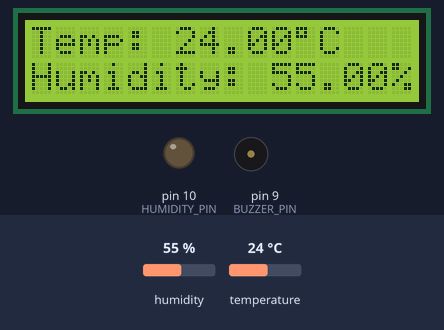
Simulated run of this sketch. Board: Arduino Uno, built with avr-gcc and run on an emulated ATmega328P. On the bench: 16×2 character LCD, output pins drawn as LEDs (lit = HIGH), buzzer (waves = sounding, pin HIGH). Inputs (shaded band) come from the test bench; at power-on: temperature 24 °C, humidity 55 %. What the sketch prints to the serial monitor is not drawn.

Above: at 1.2 s.
1.3 s: temperature set to 32 °C
At 2.7 s:
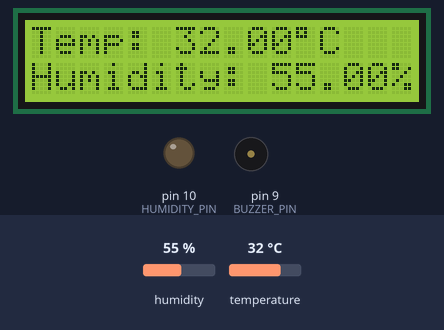
4.0 s: temperature set to 35 °C
At 4.5 s:
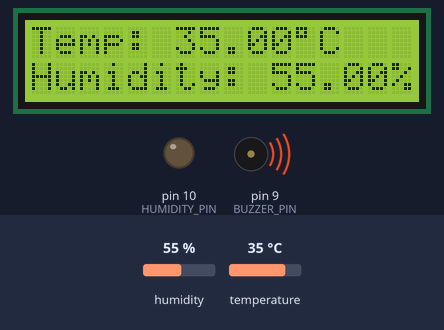
8.7 s: humidity set to 22 %
At 10.6 s:
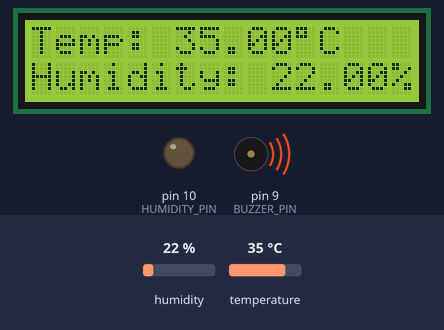
11.7 s: humidity set to 40 %
At 12.7 s:
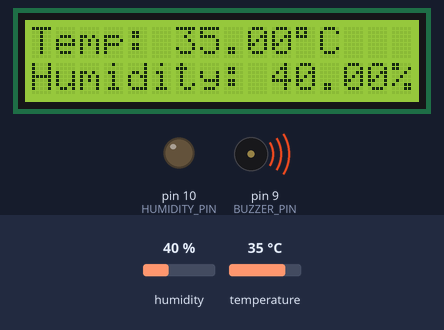
14.4 s: temperature set to 12 °C
At 17.2 s:
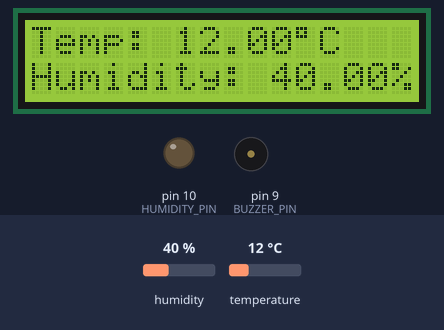
Timing chart, 0 to 18.7 s (numbered marks = the images above; inputs shaded):
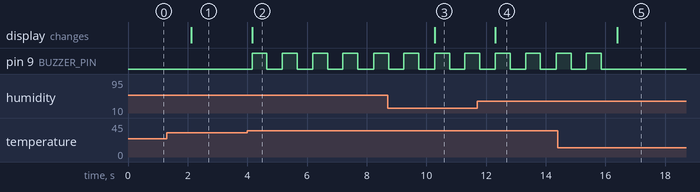

Measured:
- the behaviour switches between 33 and 34 °C on temperature (found by bisection; images 1 and 2)
- after the input at 1.3 s, the display: changes after 0.83 s (image 1)
- after the input at 4.0 s, pin 9 (BUZZER_PIN): alternates HIGH for 0.50 s and LOW for 0.52 s, starting after 0.16 s; the display: changes after 0.16 s (image 2)
- after the input at 8.7 s, the display: changes after 1.6 s (image 3)
- after the input at 11.7 s, the display: changes after 0.61 s (image 4)
- after the input at 14.4 s, pin 9 (BUZZER_PIN): goes on until 15.9 s, then stays LOW; the display: changes after 2.0 s (image 5)

The sketch:

temperature.ino
```cpp
#include <DHT.h>
#include <LiquidCrystal.h>

#define DHTPIN 2         // Pin where the DHT11 sensor is connected
#define BUZZER_PIN 9     // Blinks/beeps while temperature is too high
#define HUMIDITY_PIN 10  // Turns on while humidity is too high

const float TEMP_ALARM_C = 34.0;
const float HUMIDITY_ALARM = 95.5;

// Initialize DHT sensor
DHT dht(DHTPIN, DHT11);

const int rs = 3, en = 4, d4 = 8, d5 = 5, d6 = 6, d7 = 7;
LiquidCrystal lcd(rs, en, d4, d5, d6, d7);

// Show readings on the LCD and serial monitor
void showReadings(float temperature, float humidity) {
  lcd.clear();  // Avoid leftover characters when values get shorter
  lcd.setCursor(0, 0);
  lcd.print("Temp: ");
  lcd.print(temperature);
  lcd.print((char)223);  // Degree symbol
  lcd.print("C");
  lcd.setCursor(0, 1);
  lcd.print("Humidity: ");
  lcd.print(humidity);
  lcd.print("%");

  Serial.print("temperature: ");
  Serial.print(temperature);
  Serial.print(" humidity: ");
  Serial.print(humidity);
  Serial.println(" %");
}

void setup() {
  pinMode(BUZZER_PIN, OUTPUT);
  pinMode(HUMIDITY_PIN, OUTPUT);
  Serial.begin(9600);
  Serial.println("DHT11 Temperature and Humidity Sensor");
  lcd.begin(16, 2);
  // Initialize DHT sensor
  dht.begin();
}

void loop() {
  // Read temperature and humidity from the DHT sensor
  float temperature = dht.readTemperature();
  float humidity = dht.readHumidity();

  // Check if any reads failed; keep outputs off rather than acting on bad data
  if (isnan(temperature) || isnan(humidity)) {
    Serial.println("Failed to read from DHT sensor!");
    digitalWrite(BUZZER_PIN, LOW);
    lcd.clear();
    lcd.print("Sensor error");
    delay(2000);
    return;
  }

  showReadings(temperature, humidity);

  // Humidity output is re-evaluated on every reading, including while the
  // temperature alarm is active
  digitalWrite(HUMIDITY_PIN, humidity >= HUMIDITY_ALARM ? HIGH : LOW);

  if (temperature >= TEMP_ALARM_C) {
    // One blink cycle per reading; the alarm stops as soon as it cools down
    digitalWrite(BUZZER_PIN, HIGH);
    delay(500);
    digitalWrite(BUZZER_PIN, LOW);
    delay(500);
  } else {
    digitalWrite(BUZZER_PIN, LOW);
    delay(2000);  // DHT11 needs time between measurements
  }
}
```
